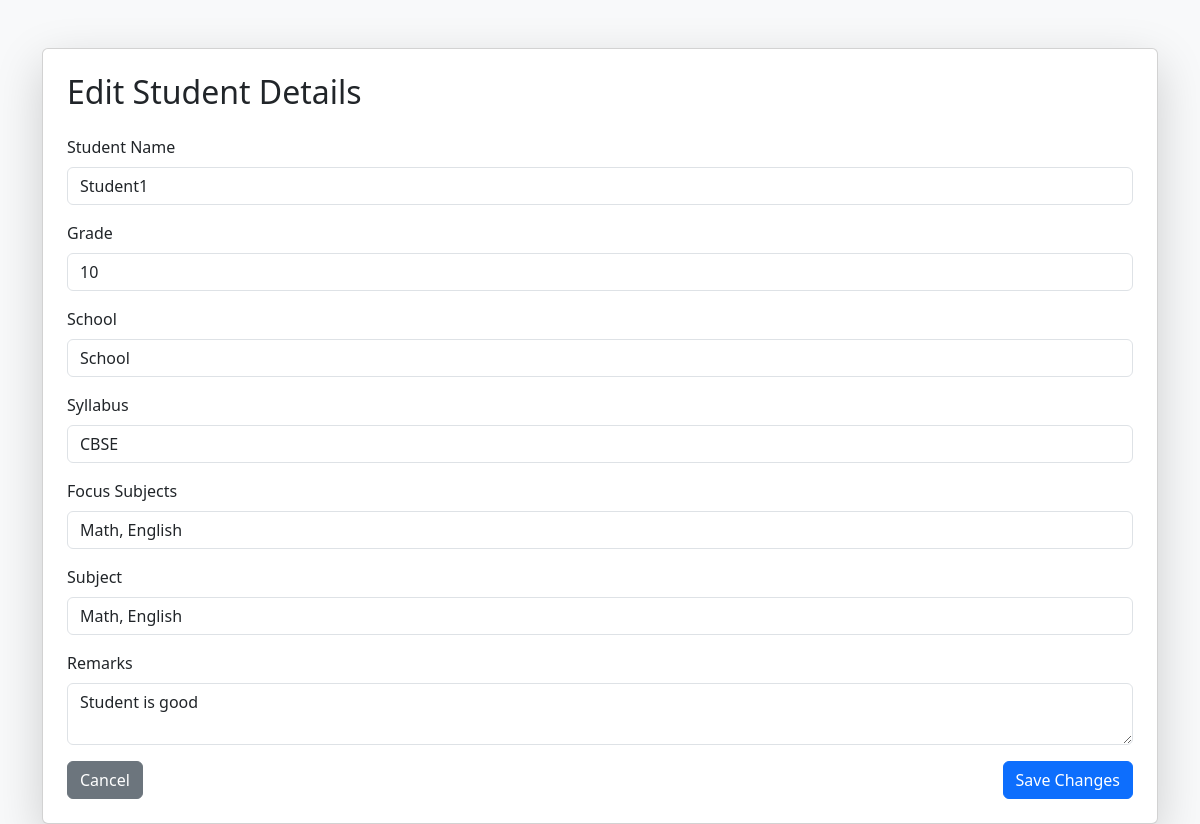
Page /student/1/edit on the earlier database version.
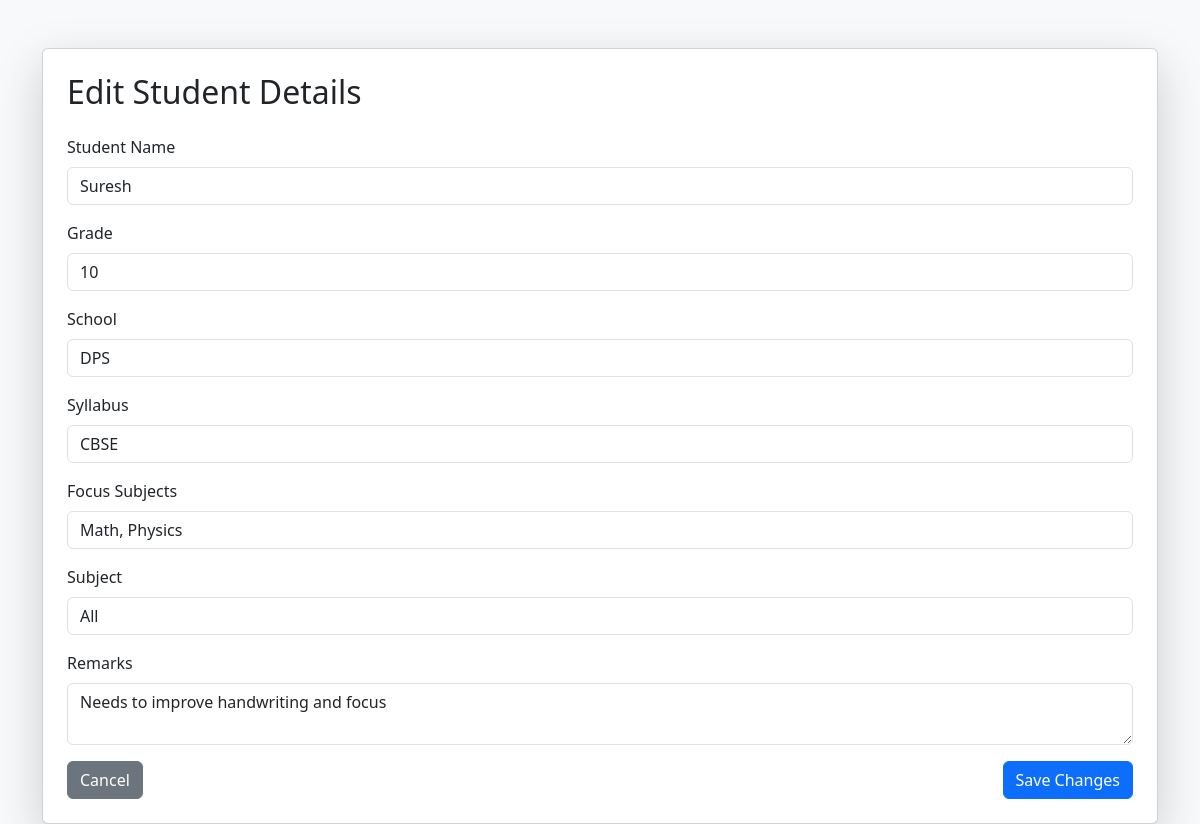
Same page on the later database version.
### models.py (models this page shows)
class Student(SQLModel, table=True):
    id: Optional[int] = Field(default=None, primary_key=True)
    name: str
    grade: str
    school: Optional[str] = None
    syllabus: Optional[str] = None
    focus_subjects: Optional[str] = None
    subject: Optional[str] = None
    remarks: Optional[str] = None
    tutor_id: int = Field(foreign_key="tutor.id")
    tutor: "Tutor" = Relationship(back_populates="students")
    journals: List["Journal"] = Relationship(back_populates="student")
    attendance_records: List["Attendance"] = Relationship(back_populates="student")
    tests: List["TestRecord"] = Relationship(back_populates="student")
    upcoming_tests: List["UpcomingTest"] = Relationship(back_populates="student")

### main.py (the view)
@app.get("/student/{student_id}/edit", response_class=HTMLResponse)
def edit_student_form(student_id: int, request: Request, session: Session = Depends(get_session)):
    student = session.get(Student, student_id)
    if not student:
        raise HTTPException(status_code=404, detail="Student not found")
    return templates.TemplateResponse("edit_student.html", {"request": request, "student": student})

### templates/edit_student.html (shortened to what this page needs)
<!DOCTYPE html>
<html>
<head>
    <link href="https://cdn.jsdelivr.net/npm/bootstrap@5.3.3/dist/css/bootstrap.min.css" rel="stylesheet">
</head>
<body class="bg-light">
<div class="container mt-5">
    <div class="card p-4 shadow-lg">
        <h2 class="mb-4">Edit Student Details</h2>
        <form method="post">
            <div class="mb-3">
                <label class="form-label">Student Name</label>
                <input type="text" name="name" class="form-control" value="{{ student.name }}" required>
            </div>
            <div class="mb-3">
                <label class="form-label">Grade</label>
                <input type="text" name="grade" class="form-control" value="{{ student.grade }}" required>
            </div>
            <div class="mb-3">
                <label class="form-label">School</label>
                <input type="text" name="school" class="form-control" value="{{ student.school }}" required>
            </div>
            <div class="mb-3">
                <label class="form-label">Syllabus</label>
                <input type="text" name="syllabus" class="form-control" value="{{ student.syllabus or '' }}">
            </div>
            <div class="mb-3">
                <label class="form-label">Focus Subjects</label>
                <input type="text" name="focus_subjects" class="form-control" value="{{ student.focus_subjects or '' }}">
            </div>
            <div class="mb-3">
                <label class="form-label">Subject</label>
                <input type="text" name="subject" class="form-control" value="{{ student.subject or '' }}">
            </div>
            <div class="mb-3">
                <label class="form-label">Remarks</label>
                <textarea name="remarks" class="form-control">{{ student.remarks or '' }}</textarea>
            </div>
            <div class="d-flex justify-content-between">
                <a href="/tutor/{{ student.tutor_id }}/students" class="btn btn-secondary">Cancel</a>
                <button type="submit" class="btn btn-primary">Save Changes</button>
            </div>
        </form>
    </div>
</div>
</body>
</html>

Differences in the rows shown:
changed Student "CBSE": name "Student1" → "Suresh"; school "School" → "DPS"; focus_subjects "Math, English" → "Math, Physics"; subject "Math, English" → "All"; remarks "Student is good" → "Needs to improve handwriting and focus"
